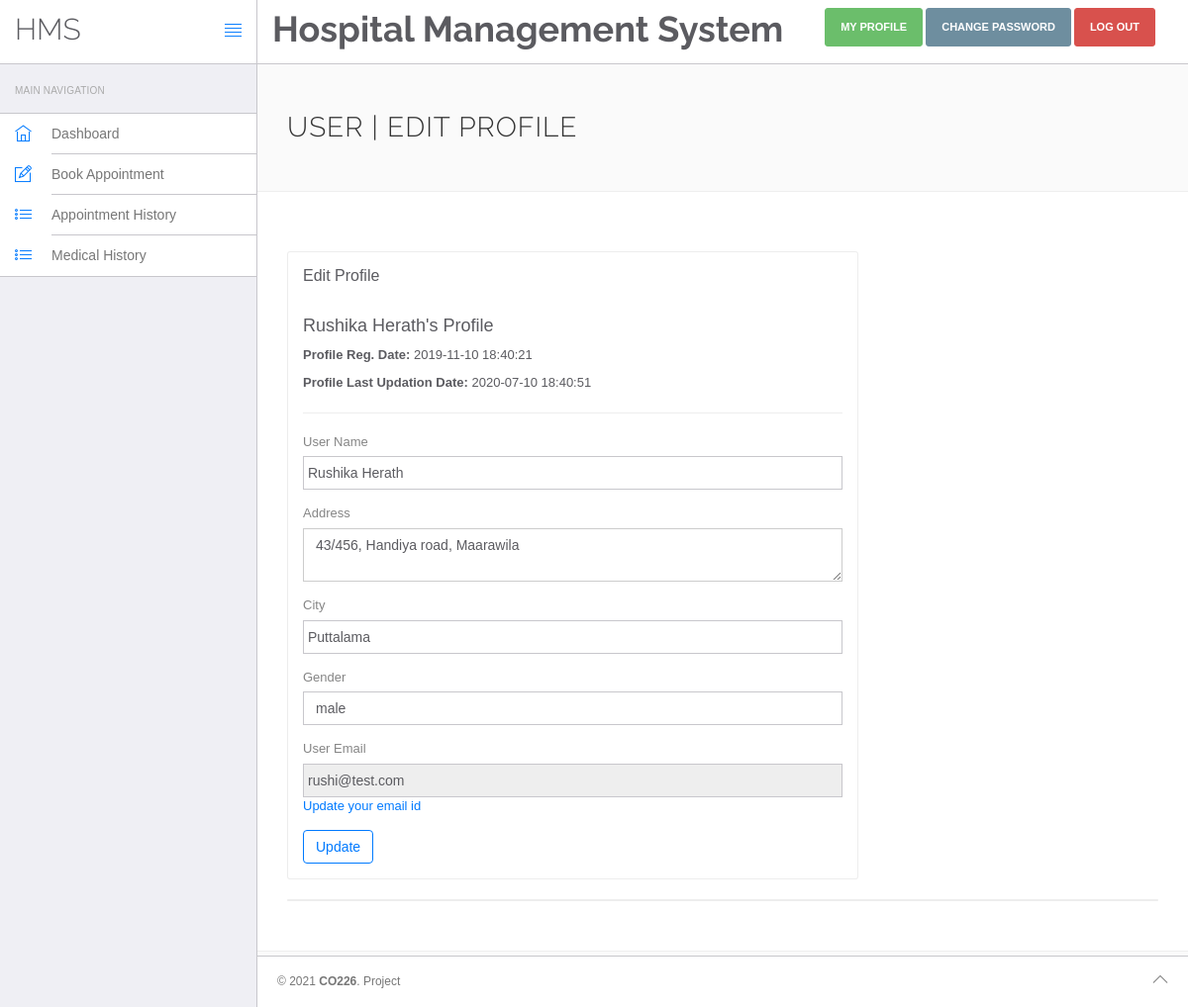
Screenshot of /hospital/hms/edit-profile.php (signed in) with the database file from the repository.
### tables this page shows
CREATE TABLE `users` (
  `id` int(11) NOT NULL,
  `fullName` varchar(255) DEFAULT NULL,
  `address` longtext DEFAULT NULL,
  `city` varchar(255) DEFAULT NULL,
  `gender` varchar(255) DEFAULT NULL,
  `email` varchar(255) DEFAULT NULL,
  `password` varchar(255) DEFAULT NULL,
  `regDate` timestamp NULL DEFAULT current_timestamp(),
  `updationDate` timestamp NULL DEFAULT NULL ON UPDATE current_timestamp()
);

### hospital/hms/edit-profile.php (the view, shortened to what this page needs)
<?php
include('include/config.php');
?>
<!DOCTYPE html>
<html lang="en">
<head>
    <link rel="stylesheet" href="vendor/bootstrap/css/bootstrap.min.css">
    <link rel="stylesheet" href="vendor/fontawesome/css/font-awesome.min.css">
    <link rel="stylesheet" href="vendor/themify-icons/themify-icons.min.css">
    <link href="vendor/animate.css/animate.min.css" rel="stylesheet" media="screen">
    <link href="vendor/perfect-scrollbar/perfect-scrollbar.min.css" rel="stylesheet" media="screen">
    <link href="vendor/switchery/switchery.min.css" rel="stylesheet" media="screen">
    <link href="vendor/bootstrap-touchspin/jquery.bootstrap-touchspin.min.css" rel="stylesheet" media="screen">
    <link href="vendor/select2/select2.min.css" rel="stylesheet" media="screen">
    <link href="vendor/bootstrap-datepicker/bootstrap-datepicker3.standalone.min.css" rel="stylesheet" media="screen">
    <link href="vendor/bootstrap-timepicker/bootstrap-timepicker.min.css" rel="stylesheet" media="screen">
    <link rel="stylesheet" href="assets/css/styles.css">
    <link rel="stylesheet" href="assets/css/plugins.css">
    <link rel="stylesheet" href="assets/css/themes/theme-1.css" id="skin_color" />
</head>
<body>
    <div id="app">
        <?php include('include/sidebar.php');?>
        <div class="app-content">
            <?php include('include/header.php');?>
            <div class="main-content">
                <div class="wrap-content container" id="container">
                    <section id="page-title">
                        <div class="row">
                            <div class="col-sm-8">
                                <h1 class="mainTitle">User | Edit Profile</h1>
                            </div>
                        </div>
                    </section>
                    <div class="container-fluid container-fullw bg-white">
                        <div class="row">
                            <div class="col-md-12">
                                <div class="row margin-top-30">
                                    <div class="col-lg-8 col-md-12">
                                        <div class="panel panel-white">
                                            <div class="panel-heading">
                                                <h5 class="panel-title">Edit Profile</h5>
                                            </div>
                                            <div class="panel-body">
                                                <?php
$sql=mysqli_query($con,"select * from users where id='".$_SESSION['id']."'");
while($data=mysqli_fetch_array($sql))
{
?>
                                                <h4><?php echo htmlentities($data['fullName']);?>'s Profile</h4>
                                                <p><b>Profile Reg. Date:
                                                    </b><?php echo htmlentities($data['regDate']);?></p>
                                                <?php if($data['updationDate']){?>
                                                <p><b>Profile Last Updation Date:
                                                    </b><?php echo htmlentities($data['updationDate']);?></p>
                                                <?php } ?>
                                                <hr />
                                                <form role="form" name="edit" method="post">
                                                    <div class="form-group">
                                                        <label for="fname">
                                                            User Name
                                                        </label>
                                                        <input type="text" name="fname" class="form-control"
                                                            value="<?php echo htmlentities($data['fullName']);?>">
                                                    </div>
                                                    <div class="form-group">
                                                        <label for="address">
                                                            Address
                                                        </label>
                                                        <textarea name="address"
                                                            class="form-control"><?php echo htmlentities($data['address']);?></textarea>
                                                    </div>
                                                    <div class="form-group">
                                                        <label for="city">
                                                            City
                                                        </label>
                                                        <input type="text" name="city" class="form-control"
                                                            required="required"
                                                            value="<?php echo htmlentities($data['city']);?>">
                                                    </div>
                                                    <div class="form-group">
                                                        <label for="gender">
                                                            Gender
                                                        </label>
                                                        <select name="gender" class="form-control" required="required">
                                                            <option value="<?php echo htmlentities($data['gender']);?>">
                                                                <?php echo htmlentities($data['gender']);?></option>
                                                        </select>
                                                    </div>
                                                    <div class="form-group">
                                                        <label for="fess">
                                                            User Email
                                                        </label>
                                                        <input type="email" name="uemail" class="form-control"
                                                            readonly="readonly"
                                                            value="<?php echo htmlentities($data['email']);?>">
                                                        <a href="change-emaild.php">Update your email id</a>
                                                    </div>
                                                    <button type="submit" name="submit" class="btn btn-o btn-primary">
                                                        Update
                                                    </button>
                                                </form>
                                                <?php } ?>
                                            </div>
                                        </div>
                                    </div>
                                </div>
                            </div>
                            <div class="col-lg-12 col-md-12">
                                <div class="panel panel-white">
                                </div>
                            </div>
                        </div>
                    </div>
                </div>
            </div>
        </div>
        <?php include('include/footer.php');?>
    </div>
</body>
</html>

### hospital/hms/assets/css/themes/theme-1.css (style rules this page uses)
body { background: #FAFAFA; }

### rows the page displays
users: fullName "Rushika Herath", regDate "2019-11-10 18:40:21", updationDate "2020-07-10 18:40:51", fname "Rushika Herath", address "43/456, Handiya road, Maarawila", city "Puttalama", gender "male", uemail "rushi@test.com"
